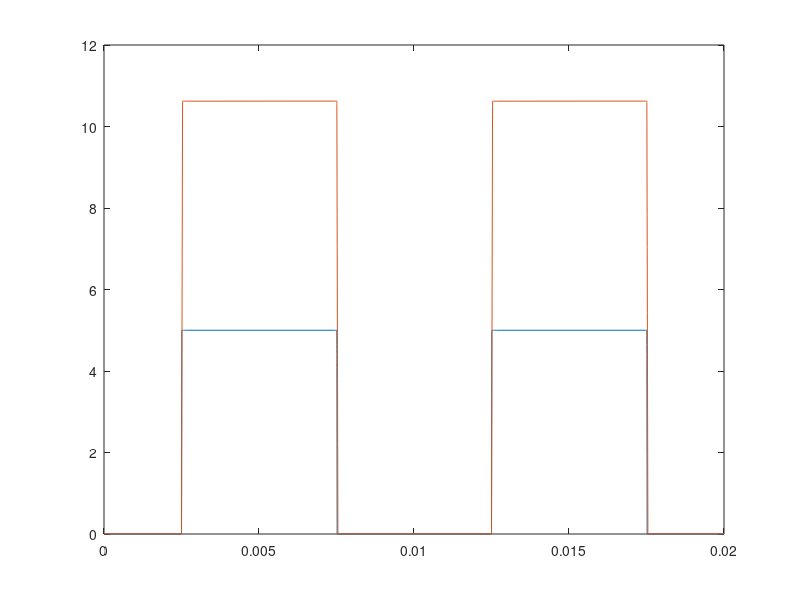
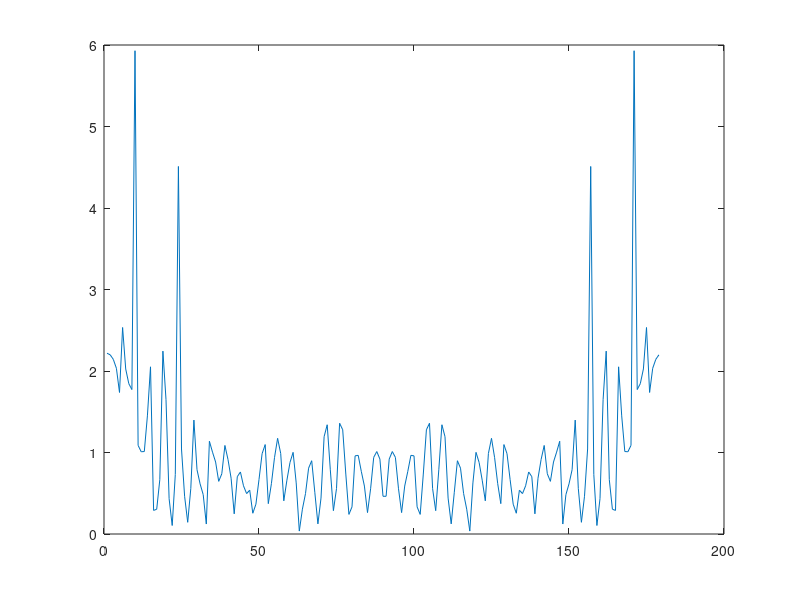

Here is the MATLAB script that generated these plots, in order: (Note: this script raises an error after producing the figures.)
clear
clc

load Opamp.txt

time = Opamp(:,1);
Input = Opamp(:,3);
Output = Opamp(:,2);
    
figure();
plot(time, Input, time, Output)

figure();
Xjw = fft(Input);
Yjw = fft(Output);
H = Yjw ./ Xjw;
plot(abs(H))

ifft()